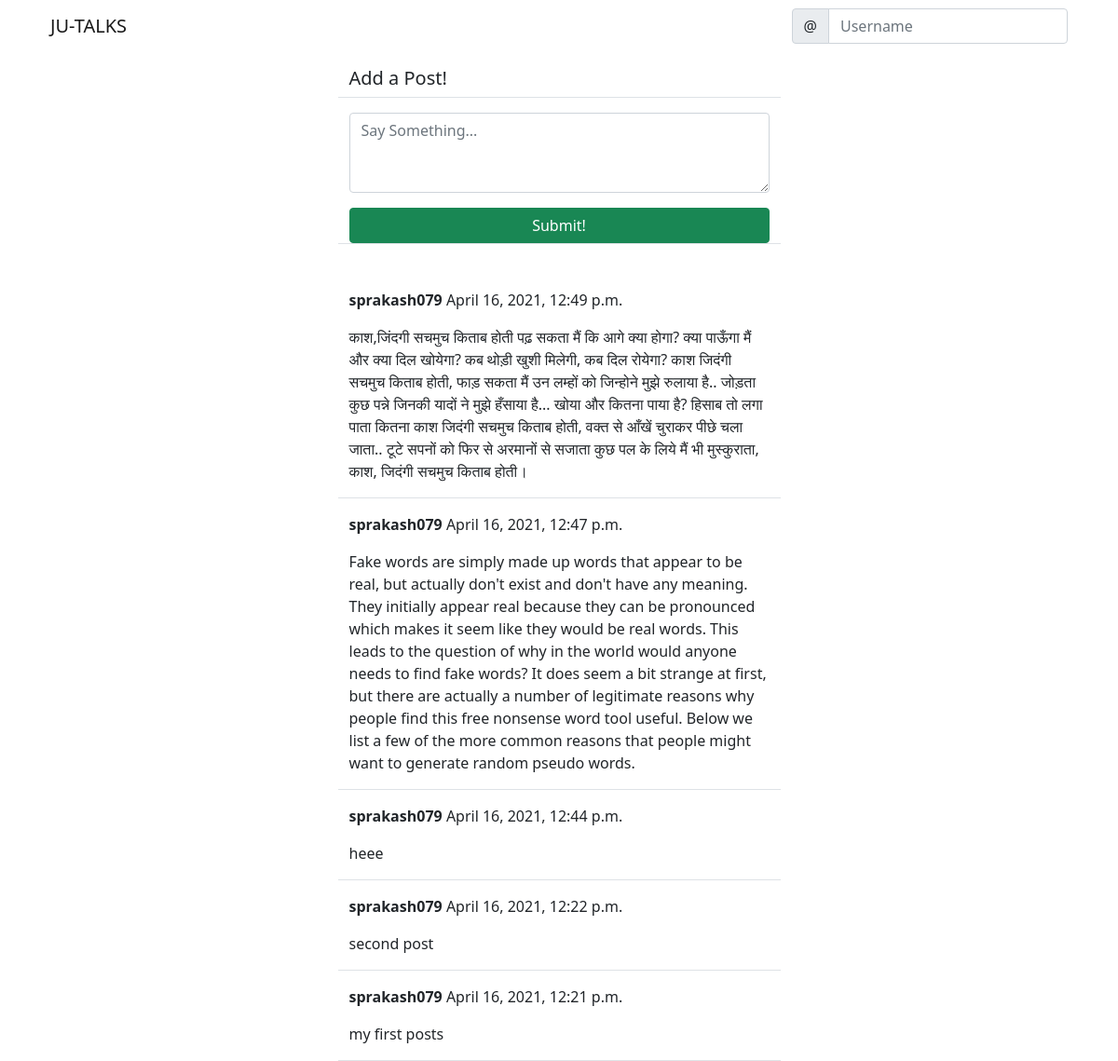
The app's page /social/ with its own data.
### social/models.py (models this page shows)
class Post(models.Model):
    body = models.TextField()
    created_on = models.DateTimeField(default=timezone.now)
    author = models.ForeignKey(User, on_delete=models.CASCADE)

### social/views.py (the view, shortened to what this page needs)
# urls.py: path('', PostListView.as_view(), name='post-list'),
class PostListView(View):
    def get(self, request, *args, **kwargs):
        posts = Post.objects.all().order_by('-created_on')
        form = PostForm()
        context = {
            'post_list': posts,
            'form': form,
        }
        return render(request, 'social/post_list.html', context)

### social/forms.py
class PostForm(forms.ModelForm):
    body = forms.CharField(
        label='',
        widget=forms.Textarea(attrs={
            'rows': '3',
            'placeholder': 'Say Something...'
            }))
    class Meta:
        model = Post
        fields = ['body']

### social/templates/social/post_list.html
{% extends 'landing/base.html' %} {% load crispy_forms_tags %} {% block content %}
<div class="container">
    <div class="row justify-content-center mt-3">
        <div class="col-md-5 col-sm-12 border-bottom">
            <h5>Add a Post!</h5>
        </div>
    </div>
    <div class="row justify-content-center mt-3 mb-5">
        <div class="col-md-5 col-sm-12 border-bottom">
            <form method="POST">
                {% csrf_token %} {{ form | crispy }}
                <div class="d-grid gap-2">
                    <button class="btn btn-success mt-3">Submit!</button>
                </div>
            </form>
        </div>
    </div>
    {% for post in post_list %}
    <div class="row justify-content-center mt-3">
        <div class="col-md-5 col-sm-12 border-bottom">
            <p><strong>{{ post.author }}</strong> {{ post.created_on }}</p>
            <p>{{ post.body }}</p>
        </div>
    </div>
    {% endfor %}
</div>
{% endblock content %}

### landing/templates/landing/base.html (shortened to what this page needs)
<!doctype html>
<html lang="en">
<head>
    <link href="https://cdn.jsdelivr.net/npm/bootstrap@5.0.0-beta3/dist/css/bootstrap.min.css" rel="stylesheet">
</head>
<body>
    {% include 'landing/navbar.html' %} {% block content %} {% endblock content %}
</body>
</html>

### landing/templates/landing/navbar.html (shortened to what this page needs)
<div class="container">
    <nav class="navbar navbar-expand-lg navbar-light">
        <div class="container-fluid">
            <a class="navbar-brand" href="{% url 'index' %}">JU-TALKS</a>
            <div class="collapse navbar-collapse" id="navbarTogglerDemo03">
                <form class="d-flex">
                    <div class="input-group">
                        <span class="input-group-text" id="basic-addon1">@</span>
                        <input type="text" class="form-control" placeholder="Username" aria-label="Username" aria-describedby="basic-addon1">
                    </div>
                </form>
            </div>
        </div>
    </nav>
</div>

### records on screen
Post: author "sprakash079", created_on "April 16, 2021, 12:49 p.m.", body "काश,जिंदगी सचमुच किताब होती पढ़ सकता मैं कि आगे क्या होगा? क्या पाऊँगा मैं और क्या दिल खोयेगा? कब थोड़ी खुशी मिलेगी, कब दिल रोयेगा? काश जिदंगी सचमुच किताब होती, फाड़ सकता मैं उन लम्हों को जिन्होने मुझे रुलाया है.. जोड़ता कुछ पन्ने जिनकी यादों ने मुझे हँसाया है... खोया और कितना पाया है? हिसाब तो लगा पाता कितना काश जिदंगी सचमुच किताब होती, वक्त से आँखें चुराकर पीछे चला जाता.. टूटे सपनों को फिर से अरमानों से सजाता कुछ पल के लिये मैं भी मुस्कुराता, काश, जिदंगी सचमुच किताब होती।"
Post: author "sprakash079", created_on "April 16, 2021, 12:47 p.m.", body "Fake words are simply made up words that appear to be real, but actually don't exist and don't have any meaning. They initially appear real because they can be pronounced which makes it seem like they would be real words. This leads to the question of why in the world would anyone needs to find fake words? It does seem a bit strange at first, but there are actually a number of legitimate reasons why people find this free nonsense word tool useful. Below we list a few of the more common reasons that people might want to generate random pseudo words."
Post: author "sprakash079", created_on "April 16, 2021, 12:44 p.m.", body "heee"
Post: author "sprakash079", created_on "April 16, 2021, 12:22 p.m.", body "second post"
Post: author "sprakash079", created_on "April 16, 2021, 12:21 p.m.", body "my first posts"
